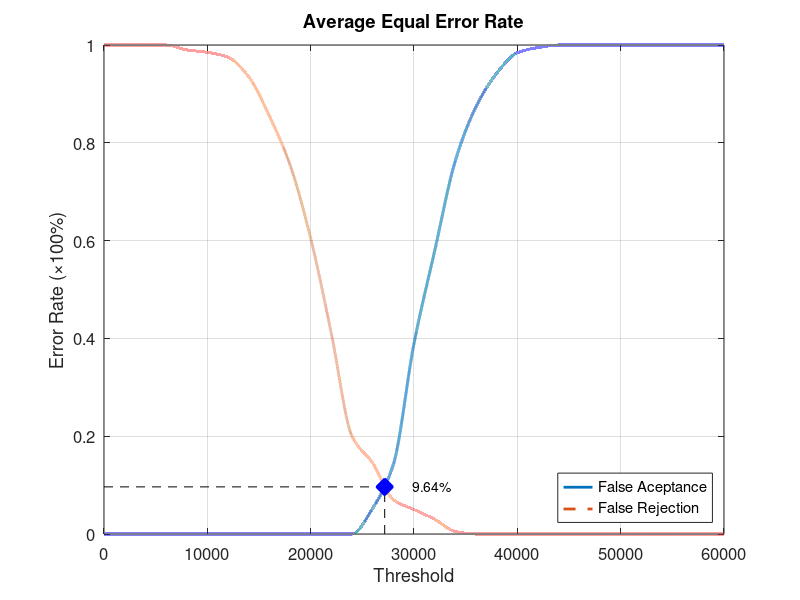
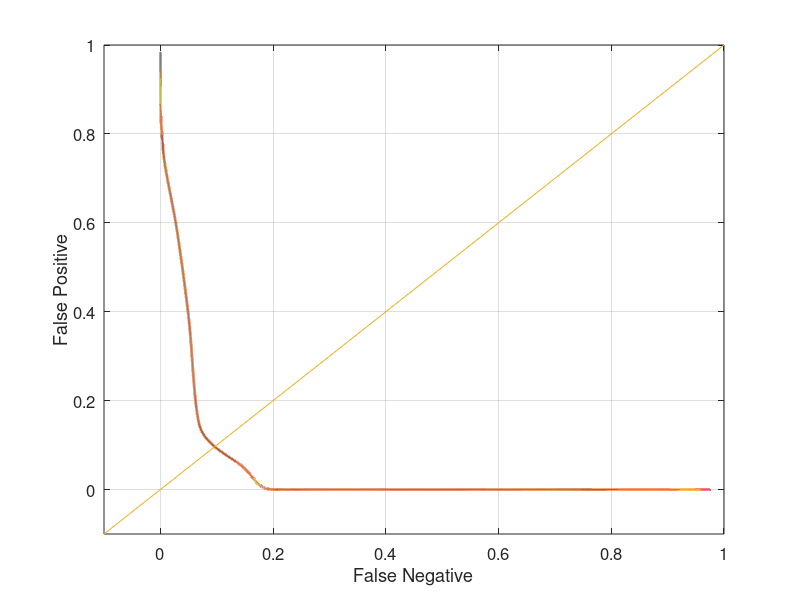

These figures' MATLAB source, in order:
function yEER = Database3_4
close all;
clear;
clc;
x = 0:2000:60000;
xq = 0:0.5:60000;

y0 = [0 0 0 0 0 0 0 0 0 0 0 0 0 0.0526316 0.142105 0.389474 0.578947 0.763158 0.873684 0.942105 0.984211 0.994737 1 1 1 1 1 1 1 1 1];
yy0 = interp1(x, y0, xq, 'pchip');
y1 = [1 1 1 1 0.99 0.985 0.975 0.935 0.855 0.755 0.605 0.41 0.2 0.145 0.07 0.05 0.03 0.005 0 0 0 0 0 0 0 0 0 0 0 0 0];
yy1 = interp1(x, y1, xq, 'pchip');

% Calculating EER: 
y2 = abs(y0 - y1);
find(y2 == min(y2))
yy2 = abs(yy0 - yy1);
xEER = find(yy2 == min(yy2));
xEERIndex = xq(xEER) % X-axis EER
yEER = yy0(xEER) % Y-axis EER

main = figure
plot(xq, yy0,'-','LineWidth', 2);	hold on
plot(xq, yy1,'--','LineWidth', 2);	hold on
plot([xEERIndex xEERIndex], [0 yEER], 'k--');	hold on
plot([0 xEERIndex], [yEER yEER], 'k--');	hold on
plot(xEERIndex, yEER, 'bx', 'LineWidth', 10);	hold on
text(xEERIndex + 10 * xEERIndex / 100, yEER, [num2str(round((10000 * yEER)) / 100) '%'])
legend('False Aceptance', 'False Rejection', 'Location', 'SouthEast')
xlabel('Threshold')
ylabel('Error Rate (\times100%)')
title('Average Equal Error Rate')
set(gca, 'FontSize', 12)
axis([0 60000 0 1])
grid on

print(main, 'Database3_4Main', '-dpng');
FNRxFPR = figure('Color', [1 1 1]);
plot(yy1, yy0, '-', yy1, yy0, 'LineWidth', 2);
hold on
y = -0.1:0.1:1
plot(y, y); 
set(gca, 'FontSize', 12)
xlabel('False Negative')
ylabel('False Positive')
axis([-0.1 1 -0.1 1])
set(gca, 'FontSize', 12)
grid on

print(FNRxFPR, 'Database3_4FNRxFPR','-dpng');
end
